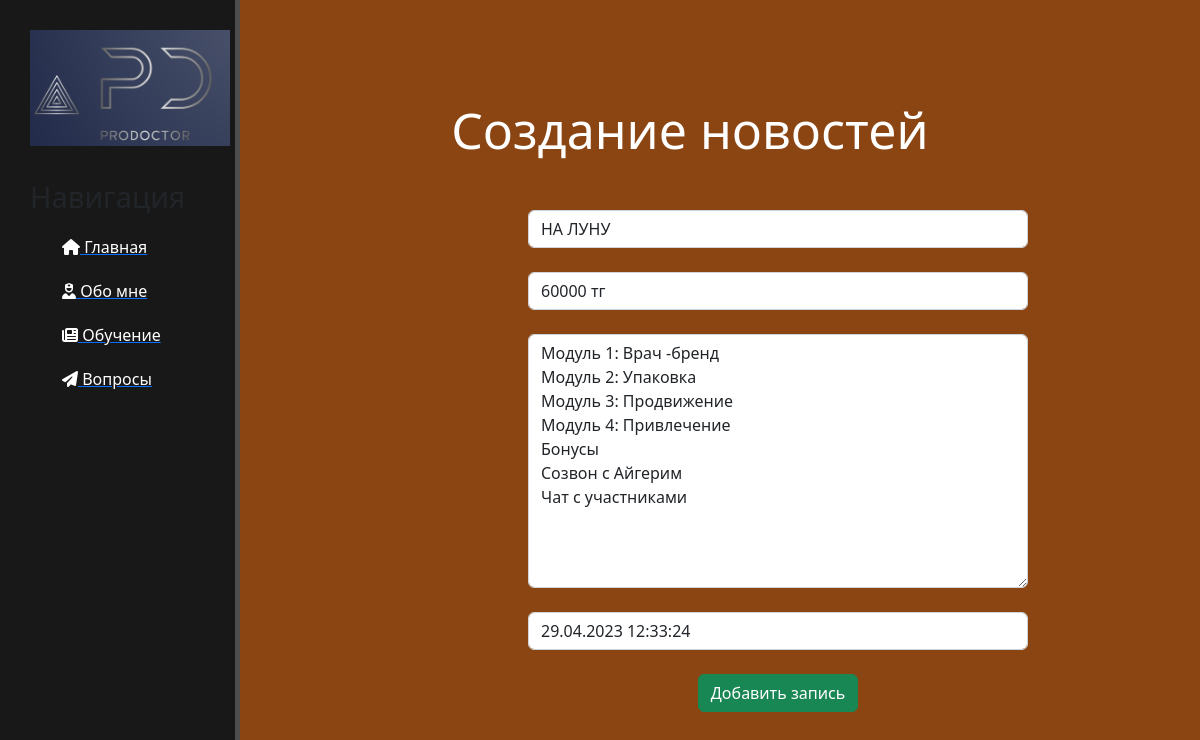
The page /news/6/update on the database its author committed.
### news/models.py (models this page shows, shortened)
class Articles(models.Model):
    title = models.CharField('Название', max_length=50)
    anons = models.CharField('Анонс', max_length=250)
    full_text = models.TextField('Статья')
    data = models.DateTimeField('Дата публикации')
    class Meta:
        verbose_name = 'Новость'
        verbose_name_plural = 'Новости'

### news/views.py (the view)
# urls.py: path('<int:pk>/update', views.NewsUpdateView.as_view(), name='news-update'),
class NewsUpdateView(UpdateView):
    model = Articles
    template_name = 'news/create_news.html'
    form_class = ArticlesForm

### news/forms.py
class ArticlesForm(ModelForm):
    class Meta:
        model = Articles
        fields = ['title', 'anons', 'full_text', 'data']
        widgets = {
            'title': TextInput(attrs={
                'class': 'form-control',
                'placeholder': 'Название статьи'
            }),
            'anons': TextInput(attrs={
                'class': 'form-control',
                'placeholder': 'Анонс статьи'
            }),
            'data': DateTimeInput(attrs={
                'class': 'form-control',
                'placeholder': 'Дата публикации'
            }),
            'full_text': Textarea(attrs={
                'class': 'form-control',
                'placeholder': 'Текст статьи'
            })
        }

### news/templates/news/create_news.html (shortened to what this page needs)
{% extends 'main/layout.html' %}
{% block content %}
<div class="features">
    <h1>Создание новостей</h1>
    <form method="post">
        {{ form.title }}<br>
        {{ form.anons }}<br>
        {{ form.full_text }}<br>
        {{ form.data }}<br>
        <button class="btn btn-success" type="submit">Добавить запись</button>
    </form>
</div>
{% endblock %}

### main/static/main/css/main.css (style rules this page uses)
body { background: #8B4513; }
body .features { float: left; color: #fff; margin-top: 100px; text-align: center; width: 75%; }
body .features h1 { font-size: 50px; }
form { margin-left: 32%; width: 500px; margin-top: 50px; }

### rows shown on the page
Articles: title "НА ЛУНУ", anons "60000 тг", full_text "Модуль 1: Врач -бренд Модуль 2: Упаковка Модуль 3: Продвижение Модуль 4: Привлечение Бонусы Созвон с Айгерим Чат с участниками", data "29.04.2023 12:33:24"
